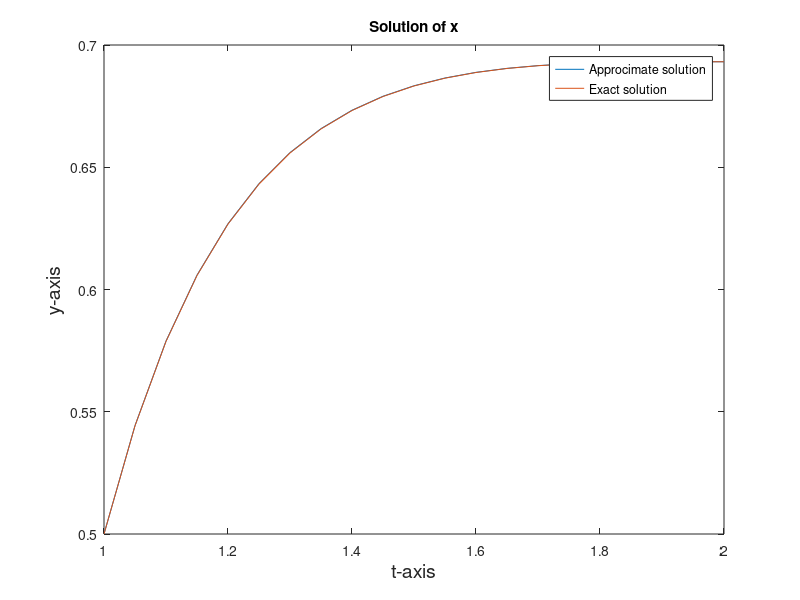
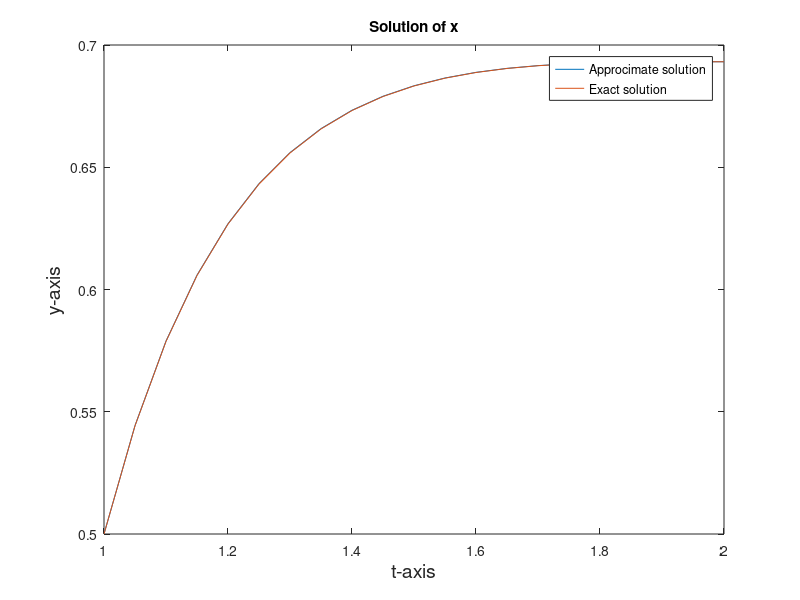

The MATLAB source for these figures, in order:
clear 
clc

v = 1;
g = 2;
alpha = 0.5;
beta = log(2);
N = 19;
h = (g-v)/(N+1);

p =@(x) -4/x;
q = @(x) -2/x^2;
r = @(x) (2*log(x))/x^2;
 y = @(x) 4/x - 2/x^2 + log(x) -3/2;

 x = v + h;
 a(1) = 2 + (h^2)*q(x);
 b(1) = -1 + (h/2)*p(x);
 d(1) = -(h^2)*r(x) + (1+(h/2)*p(x))*alpha;
 
 for i = 2:N-1
    x = v +i*h;
    a(i) = 2 +(h^2)*q(x);
    b(i) = -1 +(h/2)*p(x);
    c(i) = -1 -(h/2)*p(x);
    d(i) = -(h^2)*r(x);
 end
   x = g-h;
 a(N) = 2 + (h^2)*q(x);
 c(N) = -1 -(h/2)*p(x);
 d(N) = -(h^2)*r(x) + (1 - (h/2)*p(x))*beta;
 
 l(1) = a(1);
 u(1) = b(1)/a(1);
 z(1) = d(1)/l(1);
 
 for i=2:N-1
    l(i) = a(i) - c(i)*u(i-1);
    u(i) = b(i)/l(i);
    z(i) = (d(i) - c(i)*z(i-1))/l(i);
 end
 
 l(N) = a(N) - c(N)*u(N-1);
 z(N) = (d(N) -c(N)*z(N-1))/l(N);
   
   W = zeros(N+2,1);
   X = W;
   Y = W;
   W(1) = alpha;
   W(N+2) = beta;
   W(N+1) = z(N);
   
   
   j = N
   for i = 2:N
    W(j) = z(j-1) -u(j-1)*W(j+1);
    j= j-1;
   end
   
   X(1) = v;
   Y(1) = y(v);
   for i = 2:N+2
    X(i) = X(i-1) + h;
    Y(i) = y(X(i));
   end
   
   
   

   
   A(:,1) = X;
   A(:,2) = W;
   A(:,3) = Y;
   A(:,4) = abs(W-Y);
   
   
   
p =@(x) -4/x;
q = @(x) -2/x^2;
r = @(x) (2*log(x))/x^2;
a = 1;
b = 2;
alpha = 0.5;
beta = log(2);
N = 19;
h = (b-a)/(N+1);

A = zeros(N,N);
x = linspace(1,2,N+2);

for i=1:N A(i,i) = 2 + h^2 * q(x(i+1)); end
for i=1:N-1 A(i,i+1) = -1 +(h/2)*p(x(i+1)); end
for i=2:N A(i,i-1) = -1 - (h/2)*p(x(i+1)); end

b = zeros(N,1);
b(1) = -h^2*r(x(2)) + (1 + (h/2)*p(x(2)))*alpha;
b(N) = -h^2*r(x(N+1)) +(1-(h/2)*p(x(N+1)))*beta;

for i=2:N-1 b(i) =  -h^2*r(x(i+1)); end

w = A\b;

w = [alpha;w;beta];

figure(2)
plot(x,w,x,Y)
xlabel('t-axis', 'fontsize', 14);
ylabel('y-axis','fontsize',14);
title('Solution of x');
legend('Approcimate solution' , 'Exact solution', 'location','best');
figure(1)
plot(X,W,X,Y)
xlabel('t-axis', 'fontsize', 14);
ylabel('y-axis','fontsize',14);
title('Solution of x');
legend('Approcimate solution' , 'Exact solution', 'location','best');
xlim([1 2])   
